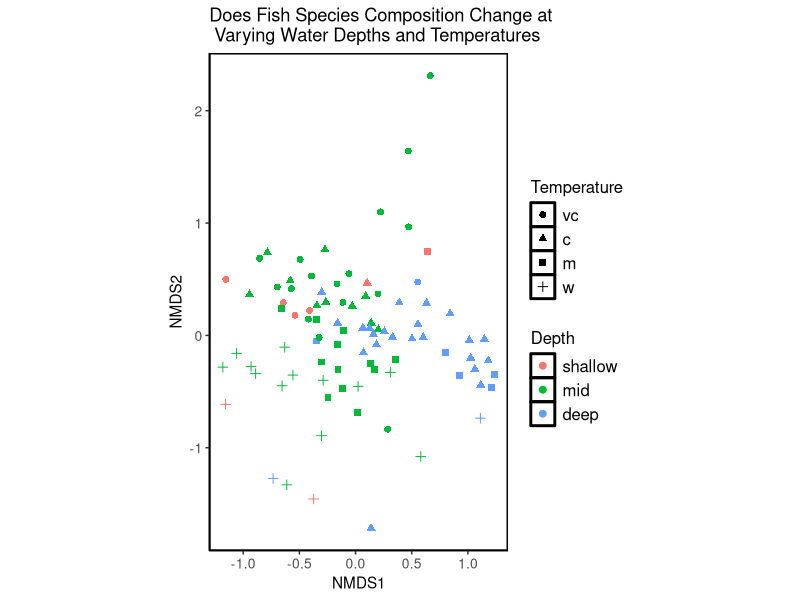
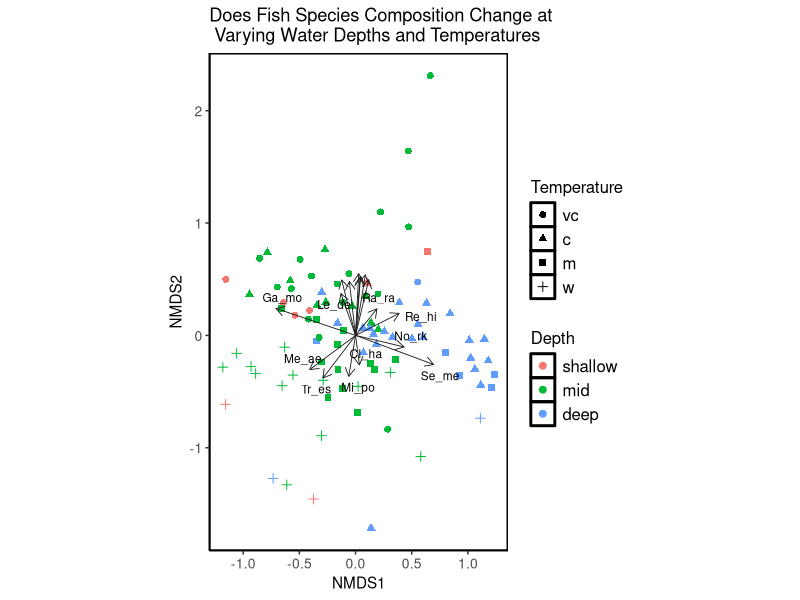
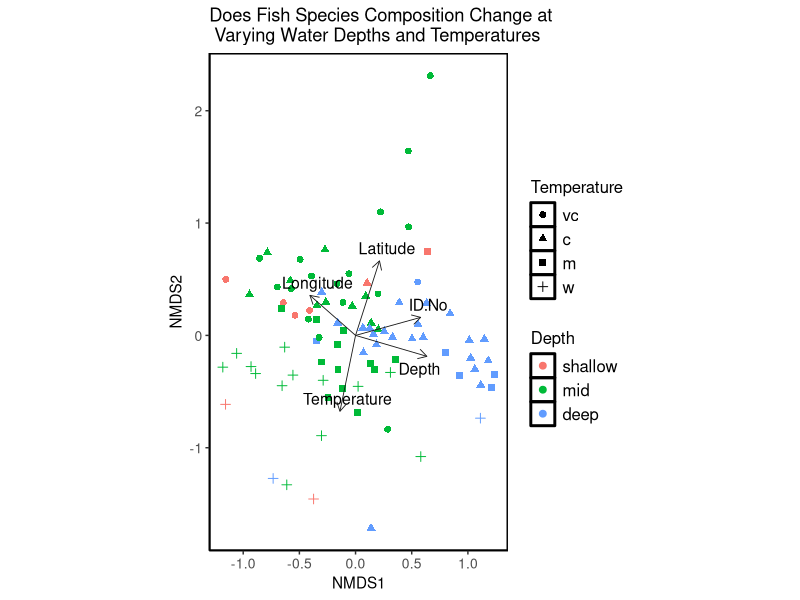
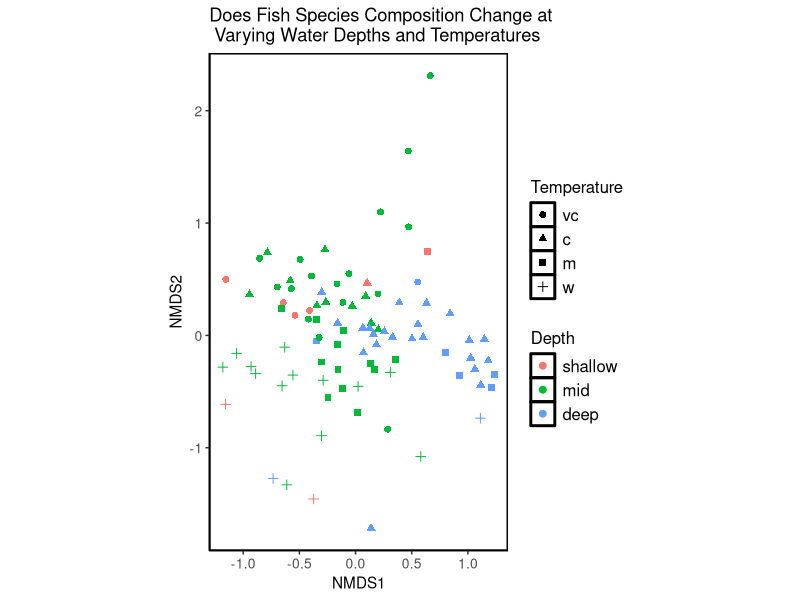
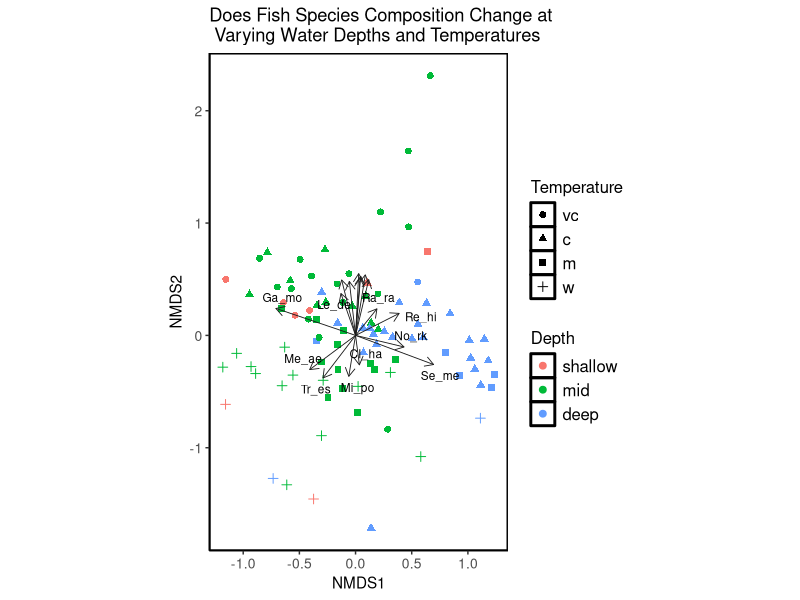
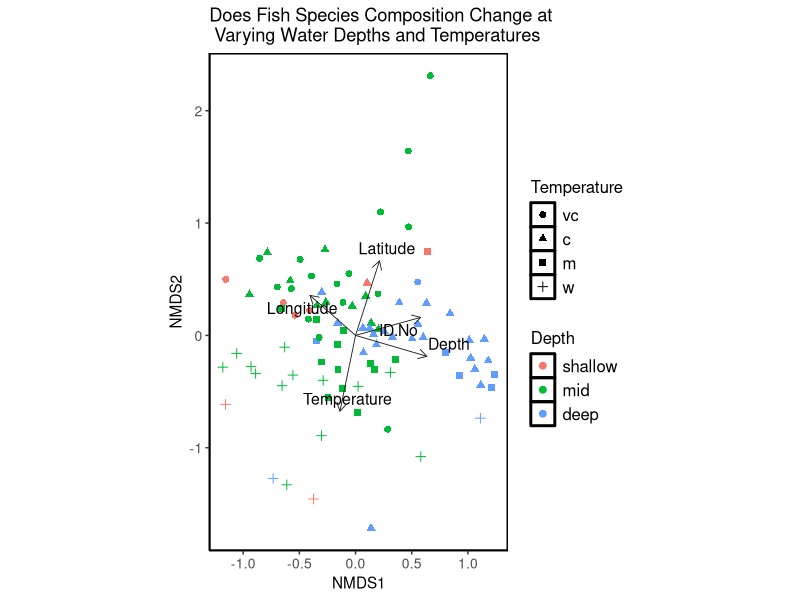

The R source for these figures, in order: (Note: this script raises an error after producing the figures.)
# Script by Kai Westwell
# 25th November 2020

# Set working directory to project directory

# Load packages
library(vegan)  # For performing the nmds
library(gplots)  # For heatmaps
library(tidyverse)  # For data tidying functions and plotting

# Load data
barents <- read.csv("data/barents_data.csv")

# Separate environmental data and species data
barents_spp <- barents %>% select(Re_hi:Tr_spp)
barents_env_raw <- barents %>% select(ID.No:Temperature)

# Create ordinal groups for depth and temperature variables
barents_env <- barents_env_raw %>% 
  mutate(Depth_cat=cut(Depth, breaks=c(-Inf, 250, 350, Inf), labels=c("shallow","mid","deep"))) %>% 
  mutate(Temp_cat=cut(Temperature, breaks=c(-Inf, 1, 2, 3, Inf), labels=c("vc","c","m","w")))

# Perform nmds and fit environmental and species vectors
barents.mds <- metaMDS(barents_spp, distance = "bray", autotransform = FALSE)
barents.envfit <- envfit(barents.mds, barents_env, permutations = 999) # Fit environmental vectors
barents.sppfit <- envfit(barents.mds, barents_spp, permutations = 999) # Fit species vectors
barents.mds  # Stress value is less than 0.2, which is good. Shows how easy it was to condense multidimensional data into two dimensional space

# Save the results from the nmds and group the data by environmental variables
site.scrs <- as.data.frame(scores(barents.mds, display = "sites"))  # save NMDS results into dataframe
site.scrs <- cbind(site.scrs, Depth = barents_env$Depth_cat)  # make depth a grouping variable and save to dataframe
site.scrs <- cbind(site.scrs, Temperature = barents_env$Temp_cat) # make temperature a grouping variable and save to dataframe
head(site.scrs)  # View the dataframe

# Save species data from nmds to dataframe
spp.scrs <- as.data.frame(scores(barents.sppfit, display = "vectors"))  # Save species values into dataframe
spp.scrs <- cbind(spp.scrs, Species = rownames(spp.scrs))  # Add species names to dataframe
spp.scrs <- cbind(spp.scrs, pval = barents.sppfit$vectors$pvals) # Add p values to dataframe so you can select species which are significant
sig.spp.scrs <- subset(spp.scrs, pval<=0.05) # Show only significant species (using 0.05 as cutoff)
head(spp.scrs)  # View dataframe

# Save environmental extrinsic variables
env.scores.barents <- as.data.frame(scores(barents.envfit, display = "vectors"))  # Extract nmds scores of all environmental variables from envifit dataframe
env.scores.barents <- cbind(env.scores.barents, env.variables = rownames(env.scores.barents))  # Name them 
env.scores.barents <- cbind(env.scores.barents, pval = barents.envfit$vectors$pvals) # Add p values to dataframe
sig.env.scrs <- subset(env.scores.barents, pval<=0.05) # Show only significant variables (using 0.05 as cutoff)
head(env.scores.barents)  # View dataframe

# Basic nmds
(nmds.plot.barents <- ggplot(site.scrs, aes(x=NMDS1, y=NMDS2))+ # Create the plot
  geom_point(aes(x = NMDS1, y = NMDS2, colour = factor(site.scrs$Depth), shape = factor(site.scrs$Temperature)), size = 2)+ # Add site points to plot with the shape determined by temperature and colour determined by depth
  coord_fixed()+
  theme_classic()+ 
  theme(panel.background = element_rect(fill = NA, colour = "black", size = 1, linetype = "solid"))+
  labs(colour = "Depth", shape = "Temperature", title = "Does Fish Species Composition Change at\n Varying Water Depths and Temperatures")+ # Add legend labels
  theme(legend.position = "right", legend.text = element_text(size = 12), legend.title = element_text(size = 12), axis.text = element_text(size = 10)) # Add legend
)
ggsave(filename = "outputs/nmds_1.png", nmds.plot.barents, height = 7, width = 14)

# Add species vector arrows
(nmds.plot.barents.2 <- nmds.plot.barents +
  geom_segment(data = sig.spp.scrs, aes(x = 0, xend=NMDS1, y=0, yend=NMDS2), arrow = arrow(length = unit(0.25, "cm")), colour = "grey10", lwd=0.3) + # Add vector arrows for significant species
  ggrepel::geom_text_repel(data = sig.spp.scrs, aes(x=NMDS1, y=NMDS2, label = Species), cex = 3, direction = "both", segment.size = 0.25) # Add labels for species (with ggrepel::geom_text_repel so that labels do not overlap)
)
ggsave(filename = "outputs/nmds_2.png", nmds.plot.barents.2, height = 7, width = 14)

# Add environmental variable vector arrows
(nmds.plot.barents.3 <- nmds.plot.barents +
  geom_segment(data = sig.env.scrs, aes(x = 0, xend=NMDS1, y=0, yend=NMDS2), arrow = arrow(length = unit(0.25, "cm")), colour = "grey10", lwd=0.3) + # Add vector arrows of significant environmental variables
  ggrepel::geom_text_repel(data = sig.env.scrs, aes(x=NMDS1, y=NMDS2, label = env.variables), cex = 4, direction = "both", segment.size = 0.25) # Add labels
)
ggsave(filename = "outputs/nmds_3.png", nmds.plot.barents.3, height = 7, width = 14)

# We can see that theres a distinction in samples based on depth and temperature. 
# Species info shows some species are more commonly found in different conditions.
# None of this is statistically verified yet, so a ANOSIM, SIMPER or indicator species analysis will need to be run to check.








barents_pca$x
barents_pca <- prcomp(barents_env_raw)
summary(barents_pca)
screeplot(barents_pca, type = "lines")
(barents_pca$sdev)^2

y <- matrix(rnorm(89)) 
c <- cor(barents_spp, method="spearman")
d <- as.dist(1-c)
pear.dist <- as.dist((1-c)/2)
levelplot(c)
hp <- hclust(pear.dist, method="ward.D")
plot(hp, hang=-1, cex=0.2)

data.med.center <- sweep(barents_spp, MARGIN=1, STATS=apply(barents_spp,1,median), FUN = "-",) 
data.med.center[ data.med.center > 5 ] <- 5
data.med.center[ data.med.center < -5 ] <- -5

pear.cols <- cor(t(data.med.center), method="pearson")
pear.dist <- as.dist((1-pear.cols)/2)
hc.cols <- hclust(pear.dist, method="ward.D")
pear.rows <- cor(data.med.center, method="pearson")
pear.dist <- as.dist((1-pear.rows)/2)
hc.rows <- hclust(pear.dist, method="ward.D")

heatmap.2(t(data.med.center), 
          scale="none", 
          cluster.by.col=TRUE, 
          cluster.by.row=TRUE, 
          Rowv=TRUE,
          Colv=TRUE,
          hclust.col = hc.cols, 
          hclust.row = hc.rows, 
          labCol=NULL,
          cexRow = 0.5,
          )


# Failed NMDS
community_matrix <- matrix(
  sample(1:100,300,replace=T),nrow=10,
  dimnames=list(paste("community",1:10,sep=""),paste("sp",1:30,sep="")))

example_NMDS <- metaMDS(barents_spp, k = 2)
stressplot(example_NMDS)        # Produce shepherds diagram to test goodness of fit

plot(example_NMDS, "sites")   # Produces distance 
orditorp(example_NMDS, "sites")
colvec <- c("gray0", "gray0", "gray49", "gray49")   # Identifies colors for group assignments
pchvec <- c(21, 21, 22, 22)

ordiplot(example_NMDS,type="n")
orditorp(example_NMDS,display="species",col="red",air=0.01)
orditorp(example_NMDS,display="sites",cex=1.25,air=0.01)
